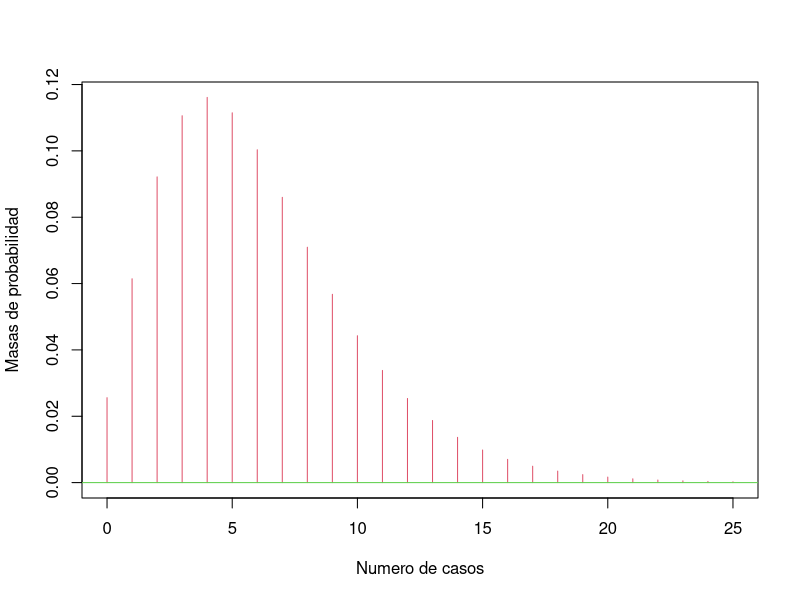

The R script that drew this image:
BinNeg.Plot <- function(r,p, a=NA,b=NA,calcProb=(!is.na(a) | !is.na(b)),quantile=NA,calcQuant=!is.na(quantile)){
  # Binomial Negativa
  mu = r*(1-p)/p
  sd = sqrt(r*(1-p)/(p^2))
  low = max(0, round(mu - 3 * sd))
  high = round(mu + 5 * sd)
  values = low:high
  probs = dnbinom(values,r,p)
  plot(c(low,high), c(0,max(probs)), type = "n", 
       xlab = "Numero de casos",
       ylab = "Masas de probabilidad",
       main = "")
  lines(values, probs, type = "h", col = 2)
  abline(h=0,col=3)
  if(calcProb) {
    if(is.na(a)){ a = 0 }
    if(is.na(b)){
      a = round(a)
      prob = 1-pnbinom(a,r,p)
      title(paste("P(",a," <= Y ) = ",round(prob,6),sep=""),line=0,col.main=4)
      u = seq(max(c(a,low)),high,by=1)
    }
    else {
      if(a > b) {d = a; a = b; b = d;}
      a = round(a); b = round(b)
      prob = pnbinom(b,r,p) - pnbinom(a,r,p)
      title(paste("P(",a," <= N <= ",b,") = ",round(prob,6),sep=""),line=0,col.main=4)
      u = seq(max(c(a,low)),min(c(b,high)),by=1)
    }
    v = dnbinom(u,r,p)
    lines(u,v,type="h",col=4)
  }
  else if(calcQuant==T) {
    if(quantile < 0 || quantile > 1)
      stop("El cuantil debe estar entre 0 y 1")
    x = qnbinom(quantile,r,p)
    title(paste("",quantile," quantile = ",x,sep=""),line=0,col.main=4)
    u = 0:x
    v = dnbinom(a,r,p)
    lines(u,v,type="h",col=4)
  }
  return(invisible())
}

BinNeg.Plot(4,.4)
